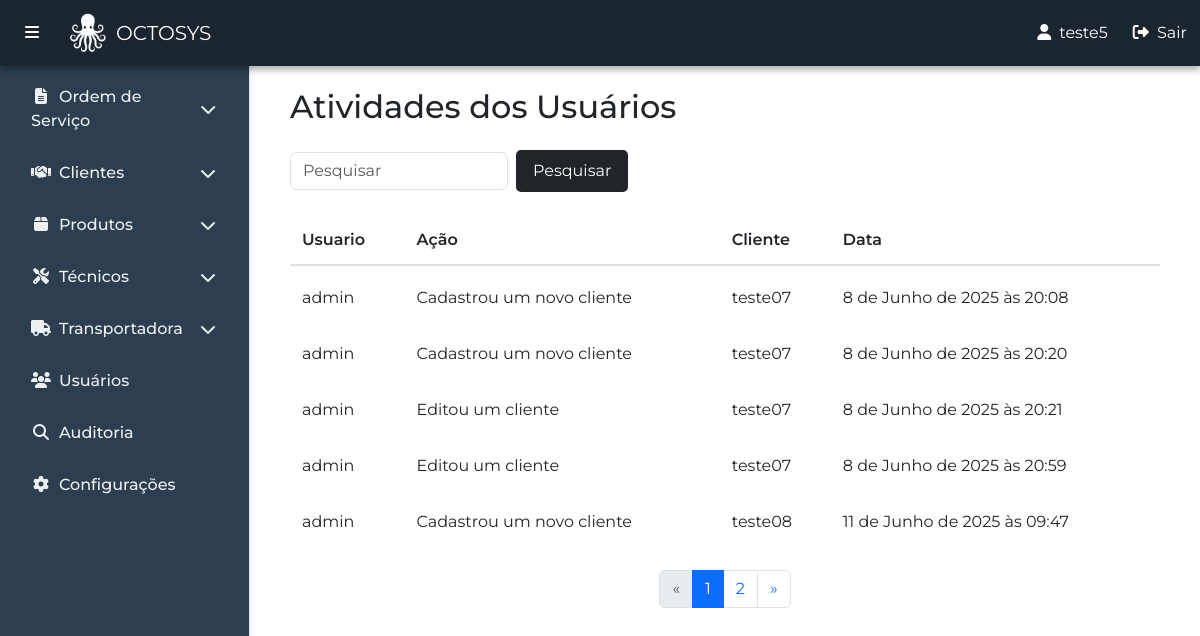
The app's page /pt-br/atividades/ver_atividades/ (signed in) with its own data.
### atividades/models.py (models this page shows, shortened)
class AtividadeUsuarioCliente(models.Model):
    usuario = models.ForeignKey(User, on_delete=models.CASCADE)
    cliente = models.ForeignKey(Cliente, on_delete=models.CASCADE)
    descricao = models.CharField(max_length=255)
    data = models.DateTimeField(auto_now_add=True)

### clientes/models.py (models this page shows, shortened)
class Cliente(models.Model):
    codigo = models.CharField(max_length=20, unique=True, blank=True, null=True)
    nome_cliente = models.CharField(max_length=100)
    nome_fantasia = models.CharField(max_length=100, blank=True)
    data_inclusao = models.DateTimeField()
    cnpj_cpf = models.CharField(max_length=18, unique=True)
    inscricao_estadual = models.CharField(max_length=50)
    inscricao_municipal = models.CharField(max_length=50)
    email1 = models.EmailField()
    email2 = models.EmailField(blank=True, null=True)
    telefone1 = models.CharField(max_length=20, blank=True)
    telefone2 = models.CharField(max_length=20, blank=True)
    celular1 = models.CharField(max_length=20, blank=True)
    celular2 = models.CharField(max_length=20, blank=True)
    atividade = models.ForeignKey(Atividade, on_delete=models.SET_NULL, blank=False, null=True)
    segmento = models.ForeignKey(Segmento, on_delete=models.SET_NULL, blank=False, null=True)
    observacao = models.TextField(blank=True, null=True)
    logradouro_real = models.CharField(max_length=100, blank=False)
    numero_real = models.CharField(max_length=10, blank=False)
    complemento_real = models.CharField(max_length=50, blank=True)
    bairro_real = models.CharField(max_length=50, blank=False)
    cidade_real = models.CharField(max_length=50, blank=False)
    estado_real = models.CharField(max_length=2, choices=ESTADOS, default='RJ', blank=False, null=False)
    cep_real = models.CharField(max_length=10, blank=False)
    logradouro_cobranca = models.CharField(max_length=100, blank=True)
    numero_cobranca = models.CharField(max_length=10, blank=True)
    complemento_cobranca = models.CharField(max_length=50, blank=True)
    bairro_cobranca = models.CharField(max_length=50, blank=True)
    cidade_cobranca = models.CharField(max_length=50, blank=True)
    estado_cobranca = models.CharField(max_length=2, choices=ESTADOS, blank=True, null=True)
    cep_cobranca = models.CharField(max_length=10, blank=True)
    def __str__(self):
        return f"{self.nome_cliente}"

### atividades/views.py (the view)
# urls.py: path('ver_atividades/', views.ver_atividades, name='ver_atividades'),
@login_required
def ver_atividades(request):
    atividade = AtividadeUsuarioCliente.objects.all()
    paginator = Paginator(atividade, 5)
    page_number = request.GET.get('page')
    page_obj = paginator.get_page(page_number)
    return render(request, "atividades/atividades.html", {'atividade' : atividade, 'page_obj': page_obj,})

### atividades/templates/atividades/atividades.html (shortened to what this page needs)
{% extends 'principal/base.html' %}
{% block content %}
<div class="container my-4">
    <h2 class="mb-4">Atividades dos Usuários</h2>
    <div class="table-responsive">
        <div class="mb-3 d-flex justify-content-between align-items-center">
            <form method="get" class="d-flex align-items-center gap-2">
                <input type="text" name="pesquisa" placeholder="Pesquisar" class="form-control w-auto"
                    value="{{ pesquisa|default:'' }}">
                <button type="submit" class="btn"
                    style="background-color: #212529; color: #fff; border-radius: 5px; padding: 8px 16px; transition: background-color 0.3s;"
                    onmouseover="this.style.backgroundColor='#343a40'"
                    onmouseout="this.style.backgroundColor='#212529'">
                    Pesquisar
                </button>
            </form>
        </div>
        <div class="table-pagination-container">
            <table class="table table-hover custom-table">
                <thead class="custom-thead">
                    <tr>
                        <th scope="col">Usuario</th>
                        <th scope="col">Ação</th>
                        <th scope="col">Cliente</th>
                        <th scope="col">Data</th>
                    </tr>
                </thead>
                <tbody>
                    {% for atividade in page_obj %}
                    <tr data-bs-toggle="modal"
                        data-bs-target="#modalAtividade{{ atividade.id }}"
                        style="cursor: pointer;">
                        <td>{{ atividade.usuario }}</td>
                        <td>{{ atividade.descricao }}</td>
                        <td>{{ atividade.cliente }}</td>
                        <td>{{ atividade.data }}</td>
                    </tr>
                    {% empty %}
                    <tr>
                        <td colspan="4">Nenhum Técnico encontrado.</td>
                    </tr>
                    {% endfor %}
                </tbody>
            </table>
            <nav aria-label="Navegação de página">
                <ul class="pagination justify-content-center">
                    {% if page_obj.has_previous %}
                    <li class="page-item">
                        <a class="page-link" href="?{% if pesquisa %}pesquisa={{ pesquisa }}&{% endif %}page={{ page_obj.previous_page_number }}" aria-label="Anterior">
                            <span aria-hidden="true">&laquo;</span>
                        </a>
                    </li>
                    {% else %}
                    <li class="page-item disabled">
                        <span class="page-link">&laquo;</span>
                    </li>
                    {% endif %}
                    {% for num in page_obj.paginator.page_range %}
                        {% if num == page_obj.number %}
                            <li class="page-item active">
                                <span class="page-link">{{ num }}</span>
                            </li>
                        {% else %}
                            <li class="page-item">
                                <a class="page-link" href="?{% if pesquisa %}pesquisa={{ pesquisa }}&{% endif %}page={{ num }}">{{ num }}</a>
                            </li>
                        {% endif %}
                    {% endfor %}
                    {% if page_obj.has_next %}
                    <li class="page-item">
                        <a class="page-link" href="?{% if pesquisa %}pesquisa={{ pesquisa }}&{% endif %}page={{ page_obj.next_page_number }}" aria-label="Próximo">
                            <span aria-hidden="true">&raquo;</span>
                        </a>
                    </li>
                    {% else %}
                    <li class="page-item disabled">
                        <span class="page-link">&raquo;</span>
                    </li>
                    {% endif %}
                </ul>
            </nav>
        </div>
    </div>
</div>
{% endblock %}

### principal/templates/principal/base.html (shortened to what this page needs)
{% load static %}
<!DOCTYPE html>
<html lang="pt-br">
<head>
  <link href="https://cdn.jsdelivr.net/npm/bootstrap@5.3.0/dist/css/bootstrap.min.css" rel="stylesheet" />
  <link rel="stylesheet" href="https://cdnjs.cloudflare.com/ajax/libs/font-awesome/6.5.0/css/all.min.css" />
</head>
<body>
  <nav class="navbar navbar-expand-lg navbar-light custom-navbar fixed-top">
    <div class="container-fluid">
      <button class="btn btn-link text-white me-3" id="toggleSidebar">
        <i class="fas fa-bars"></i>
      </button>
      <a class="navbar-brand d-flex align-items-center" href="{% url 'home' %}">
        <img src="{% static 'principal/img/logo.png' %}" alt="" width="40" height="40"
          class="me-2 d-inline-block align-text-top">
          OCTOSYS
      </a>
      <div class="collapse navbar-collapse" id="navbarMenu">
        <ul class="navbar-nav ms-auto d-flex align-items-center">
          <li class="nav-item me-3">
            <span class="nav-link text-white"><i class="fa fa-user me-2"></i>{{ user.username }}</span>
          </li>
          <li class="nav-item">
            <form action="{% url 'logout' %}" method="post" class="m-0 p-0">
              <button type="submit" class="btn btn-link text-white p-0 m-0" style="text-decoration: none;">
                <i class="fas fa-sign-out-alt me-1"></i> Sair
              </button>
            </form>
          </li>
        </ul>
      </div>
    </div>
  </nav>
  <div class="sidebar" id="sidebar">
    <ul class="nav flex-column px-3">
      <li class="nav-item mb-2">
        <a class="nav-link d-flex justify-content-between align-items-center" href="#OsSubmenu" data-bs-toggle="collapse" aria-expanded="false">
          <span><i class="fas fa-file-alt me-2"></i>Ordem de Serviço</span>
          <i class="fas fa-chevron-down"></i>
        </a>
      </li>
      <li class="nav-item mb-2">
        <a class="nav-link d-flex justify-content-between align-items-center" href="#clientesSubmenu" data-bs-toggle="collapse" aria-expanded="false">
          <span><i class="fas fa-handshake me-2"></i>Clientes</span>
          <i class="fas fa-chevron-down"></i>
        </a>
      </li>
      <li class="nav-item mb-2">
        <a class="nav-link d-flex justify-content-between align-items-center" href="#produtosSubmenu" data-bs-toggle="collapse" aria-expanded="false">
          <span><i class="fas fa-box me-2"></i>Produtos</span>
          <i class="fas fa-chevron-down"></i>
        </a>
      </li>
      <li class="nav-item mb-2">
        <a class="nav-link d-flex justify-content-between align-items-center" href="#tecnicosSubmenu" data-bs-toggle="collapse" aria-expanded="false">
          <span><i class="fas fa-tools me-2"></i>Técnicos</span>
          <i class="fas fa-chevron-down"></i>
        </a>
      </li>
      <li class="nav-item mb-2">
        <a class="nav-link d-flex justify-content-between align-items-center" href="#transportadoraSubmenu" data-bs-toggle="collapse" aria-expanded="false">
          <span><i class="fas fa-truck me-2"></i>Transportadora</span>
          <i class="fas fa-chevron-down"></i>
        </a>
      </li>
      <li class="nav-item mb-2">
        <a class="nav-link" href="{% url 'usuarios' user.username %}"><i class="fas fa-users me-2"></i>Usuários</a>
      </li>
      <li class="nav-item mb-2">
        <a class="nav-link" href="{% url 'atividades:ver_atividades' %}"><i class="fas fa-search me-2"></i>Auditoria</a>
      </li>
      <li class="nav-item mb-2">
          <a class="nav-link" href="{% url 'configuracoes' %}"><i class="fas fa-cog me-2"></i>Configurações</a>
      </li>
    </ul>
  </div>
  <div class="content" id="mainContent">
    <div class="container pt-5">
    {% block content %}{% endblock %}
</div>
  </div>
</body>
</html>

### principal/templates/principal/base.html (style rules this page uses)
body { display: flex; min-height: 100vh; font-family: 'Montserrat', sans-serif; }
.sidebar { margin-top: 15px; width: 250px; background-color: #2c3e50; padding-top: 60px; position: fixed; top: 0; bottom: 0; left: 0; z-index: 1000; border-right: 1px solid #dee2e6; box-shadow: 2px 0 5px rgba(0, 0, 0, 0.05); transition: all 0.3s; }
.sidebar .nav-link { color: #ecf0f1; font-weight: 500; padding: 10px 15px; border-radius: 6px; transition: background-color 0.2s, color 0.2s; }
.sidebar .nav-link i { width: 20px; text-align: center; }
.sidebar .nav-item > a i.fas.fa-chevron-down { transition: transform 0.3s; }
.content { margin-left: 250px; padding: 1rem; flex-grow: 1; transition: all 0.3s; }
.custom-navbar { background-color: #1a252f; box-shadow: 0 4px 6px rgba(0, 0, 0, 0.3); }
.custom-navbar .navbar-brand { color: white !important; }
.custom-navbar .btn-link, .custom-navbar .nav-link { transition: color 0.3s ease, transform 0.3s ease; }

### atividades/templates/atividades/atividades.html (style rules this page uses)
.table-pagination-container { min-height: 350px; display: flex; flex-direction: column; justify-content: space-between; }
.custom-table { border-collapse: separate; border-spacing: 0 8px; background-color: transparent; }
.custom-table thead { background-color: #343a40; color: white; }
.custom-table th { border: none; padding: 12px; font-weight: 600; }
.custom-table tbody tr { background-color: #ffffff; transition: box-shadow 0.2s ease; border-radius: 8px; }
.custom-table td { border: none; padding: 12px; vertical-align: middle; }
.custom-table tbody tr td:first-child { border-top-left-radius: 8px; border-bottom-left-radius: 8px; }
.custom-table tbody tr td:last-child { border-top-right-radius: 8px; border-bottom-right-radius: 8px; }
.custom-thead { background-color: #f8f9fa; color: black; }
.custom-thead th { font-weight: 600; padding: 12px; border-bottom: 2px solid #dee2e6; }

### records on screen
AtividadeUsuarioCliente: usuario "admin", descricao "Cadastrou um novo cliente", cliente "teste07", data "8 de Junho de 2025 às 20:08"
AtividadeUsuarioCliente: usuario "admin", descricao "Cadastrou um novo cliente", cliente "teste07", data "8 de Junho de 2025 às 20:20"
AtividadeUsuarioCliente: usuario "admin", descricao "Editou um cliente", cliente "teste07", data "8 de Junho de 2025 às 20:21"
AtividadeUsuarioCliente: usuario "admin", descricao "Editou um cliente", cliente "teste07", data "8 de Junho de 2025 às 20:59"
AtividadeUsuarioCliente: usuario "admin", descricao "Cadastrou um novo cliente", cliente "teste08", data "11 de Junho de 2025 às 09:47"

### other values on screen
{{ user.username }} "teste5"
{{ num }} "1"
{{ num }} "2"
